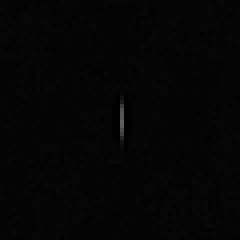
#> input picture data/raw/1650221.png, 60 x 60 px (shown 4 times larger)
$ python -i preprocessing.py   (imports and definitions only)
#> lines starting #> are read from the running program, lines starting #| are printed output that depends on the picture; after the words box and inside, x2 and y2 are one past the last pixel; in counts of white or black regions, pixels touching at a corner belong together
#> further down, picture is the input picture: shape (60, 60); min 0, max 96, mean 4.6
import numpy as np
import cv2
import skimage
import skimage.io as io
import time
from sklearn.linear_model import LinearRegression
import os

def otsu(image):                 #algorytm otsu automatycznie znajduje progowanie
    ret2,th2 = cv2.threshold(image,0,255,cv2.THRESH_BINARY+cv2.THRESH_OTSU)
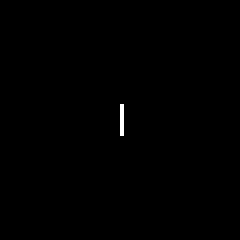
#> th2: shape (60, 60) (shown 4 times larger); 0.22% white in thin lines or dots, all inside (x1, y1, x2, y2) = (30, 26, 31, 34)
#> ret2 = 36
    return th2

def dil_open(image_bin):         #dylatacja i opening automatycznie wygładza obszar znaleziony przez otsu

    image_bin = skimage.morphology.dilation(image_bin, np.ones((5,5)))
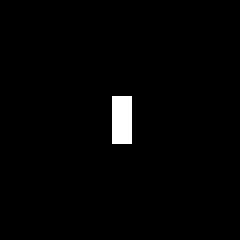
#> image_bin: shape (60, 60) (shown 4 times larger); 1.7% white; 1 white region, box (x1, y1, x2, y2) and area: (28, 24, 33, 36) 60
    image_bin = skimage.morphology.opening(image_bin, np.ones((5,5)))

    return image_bin

def masking(img, mask):
    return cv2.bitwise_and(img, img, mask=mask)

def preprop_hachaj(img):       #preprocessing zaproponowany w pracy hachaja
    mask = otsu(img)
    mask = dil_open(mask)
    return masking(img, mask)

def mass_mean(image):          #przesuniecie obrazu żeby jego srodek kolorow był w centrum
    x_mean = 0
    y_mean = 0
    val = sum([sum(i) for i in image])
#> val = 760
    for i in range(image.shape[0]):
        x_mean += sum(image[i, :])*i
#> this loop made 60 passes
#> x_mean on passes 1 to 12: 0, 0, 0, 0, 0, 0, 0, 0, 0, 0, 0, 0
#> after the loop, x_mean = 22484
    x_mean = x_mean/val
#> x_mean = 29.58
    for j in range(image.shape[1]):
        y_mean += sum(image[:, j])*j
#> this loop made 60 passes
#> after the loop, y_mean = 22803
    y_mean = y_mean/val
#> y_mean = 30

    translation_matrix = np.array([[1, 0, 30 - y_mean], [0, 1, 30 - x_mean]], dtype=np.float32)
#> translation_matrix = [[1, 0, -0.00395], [0, 1, 0.416]]
    img = cv2.warpAffine(image, translation_matrix, (60, 60))

    return img

def main_line(img):       #znalezienie linii wzgledem której dokona się rotacji
    mask = otsu(img)
#> in otsu (call 2), `ret2,th2 = cv2.threshold(image,0,255,cv2.THRESH_BINARY+cv2.THRESH_OTSU)`: th2: shape (60, 60); 0.25% white in thin lines or dots, all inside (x1, y1, x2, y2) = (30, 26, 31, 35)

    data = np.nonzero(mask)
#> data = 9 positions, rows 26 to 34, columns 30 to 30

    reg = LinearRegression()
    reg.fit(data[0].reshape(-1, 1), data[1].reshape(-1, 1))
    return reg.coef_


def rotate(image):    #rotacja obrazu
    a = main_line(image)
#> a = [0]
    (h, w) = image.shape[:2]
#> h = 60; w = 60
    cX, cY = (w // 2, h // 2)
#> cX = 30; cY = 30
    stopnie = int(np.arctan(-a)*180/np.pi)
#> stopnie = 0
    M = cv2.getRotationMatrix2D((cX, cY), stopnie, 1.0)
#> M = [[1, 0, 0], [0, 1, 0]]
    return cv2.warpAffine(image, M, (w, h))


def preprop(image):         #cały preprocessing zaproponowany przeze mnie
    image = preprop_hachaj(image)
    image = mass_mean(image)
    return rotate(image)


>>> import cv2
>>> picture = cv2.imread('data/raw/1650221.png', cv2.IMREAD_GRAYSCALE)
>>> result = preprop(picture)

$ run again, on data/raw/22323598.png
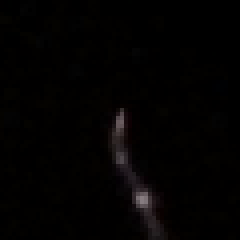
#> input picture data/raw/22323598.png, 60 x 60 px (shown 4 times larger)
#> in otsu, `ret2,th2 = cv2.threshold(image,0,255,cv2.THRESH_BINARY+cv2.THRESH_OTSU)`:
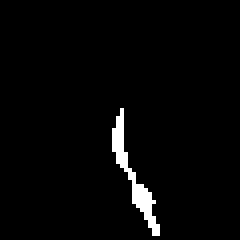
#> th2: shape (60, 60) (shown 4 times larger); 2.4% white; 1 white region, box (x1, y1, x2, y2) and area: (28, 27, 40, 59) 88
#> ret2 = 26
#> image_bin: shape (60, 60); 7.7% white; 1 white region, box (x1, y1, x2, y2) and area: (26, 25, 42, 60) 277
#> val = 6240
#> the loop in mass_mean, `for i in range(image.shape[0]):` made 60 passes
#> x_mean on passes 1 to 8: 0, 0, 0, 0, 0, 0, 0, 0
#> after the loop in mass_mean, `for i in range(image.shape[0]):`: x_mean = 272053
#> in mass_mean, `x_mean = x_mean/val`: x_mean = 43.6
#> the loop in mass_mean, `for j in range(image.shape[1]):` made 60 passes
#> after the loop in mass_mean, `for j in range(image.shape[1]):`: y_mean = 205941
#> in mass_mean, `y_mean = y_mean/val`: y_mean = 33
#> translation_matrix = [[1, 0, -3], [0, 1, -13.6]]
#> th2: shape (60, 60); 2.7% white; 1 white region, box (x1, y1, x2, y2) and area: (25, 13, 37, 46) 98
#> data = 98 positions, rows 13 to 45, columns 25 to 36
#> a = [0.366]
#> stopnie = -20
#> M = [[0.94, -0.342, 12.07], [0.342, 0.94, -8.45]]
#> in rotate, `return cv2.warpAffine(image, M, (w, h))`:
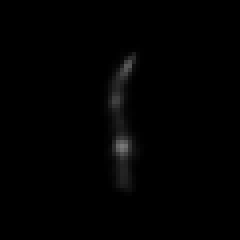
#> returned value: shape (60, 60) (shown 4 times larger); min 0, max 121, mean 1.7
